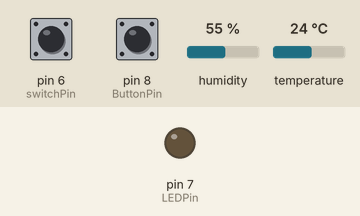
The sketch below on a simulated Arduino Uno, built with avr-gcc and run on an emulated ATmega328P. Parts: output pins drawn as LEDs (lit = HIGH). The inputs (shaded band) are chosen by the test bench; at power-on: pin 6 (switchPin) HIGH, pin 8 (ButtonPin) HIGH, humidity 55 %, temperature 24 °C.

Above: at 1.2 s.
1.3 s: pin 6 (switchPin) pulled LOW for 0.15 s
At 2.6 s:
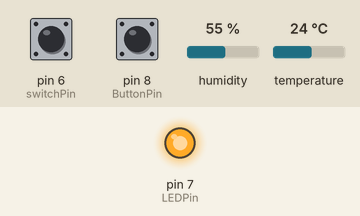
2.9 s: pin 6 (switchPin) pulled LOW for 1 s
At 5.1 s:
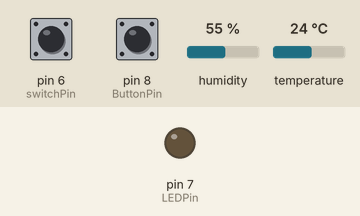
5.4 s: pin 6 (switchPin) pulled LOW for 3.2 s
At 10.0 s:
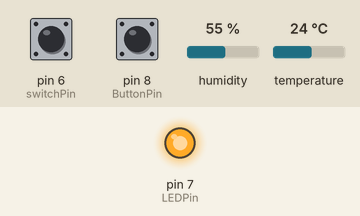
Timing chart, 0 to 11.5 s (numbered marks = the images above; inputs shaded):
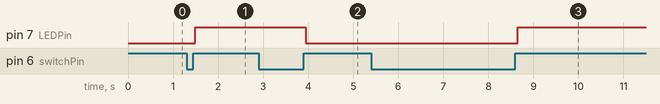

The sketch:

exp6_1.ino
```cpp
#include <DHT.h>
#include <Bounce2.h>

int DHT11Pin = 9;
int ButtonPin = 8;
int LEDPin = 7;
int switchPin = 6;
DHT dht(DHT11Pin, DHT22);
Bounce2::Button button1 = Bounce2::Button();
Bounce2::Button button2 = Bounce2::Button();
int mode = 0;
int onoff = 0;

void setup() {
  // put your setup code here, to run once:
  pinMode(LEDPin, OUTPUT);
  button1.attach(ButtonPin, INPUT_PULLUP);
  button1.interval(50);
  button2.attach(switchPin, INPUT_PULLUP);
  button2.interval(50);
}

void loop() {
  // put your main code here, to run repeatedly:
  button1.update();
  button2.update();
  if (button1.pressed()) {
    mode = !mode;
  }

  float temperature = (float)dht.readTemperature();

  if (mode) {
    if (temperature > 5) {
      digitalWrite(LEDPin, HIGH);
    } else {
      digitalWrite(LEDPin, LOW);
    }
  } else {
    if (button2.pressed()) {
      onoff = !onoff;
      digitalWrite(LEDPin, onoff);
    }
  }
}
```

Measured:
- after the input at 1.3 s, pin 7 (LEDPin): LOW → HIGH after 0.20 s
- after the input at 2.9 s, pin 7 (LEDPin): HIGH → LOW after 1.0 s
- after the input at 5.4 s, pin 7 (LEDPin): LOW → HIGH after 3.2 s
